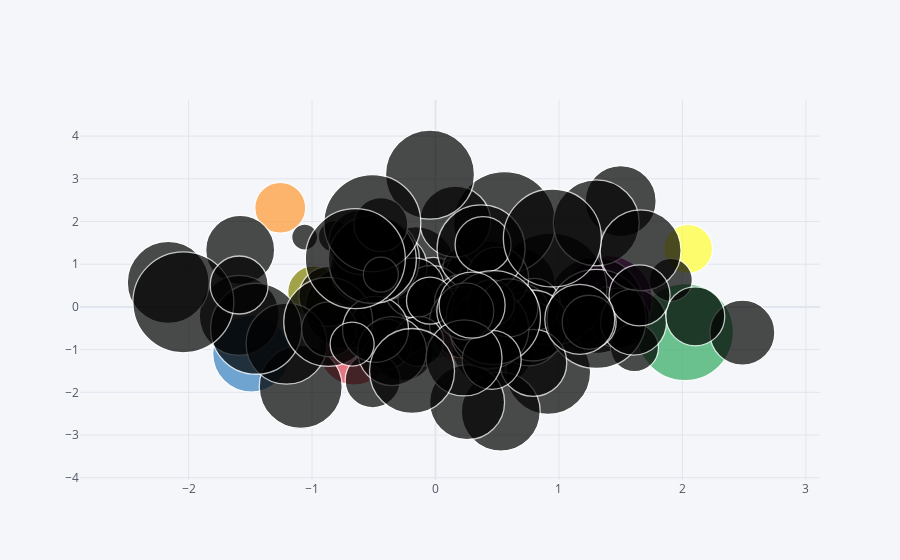

The notebook cell saved with this chart:
### Code cell
dataframe.iplot(kind='bubble', x='a', y='b', size='c') #El tamaño de las burbujas sea el valor de la columna c
